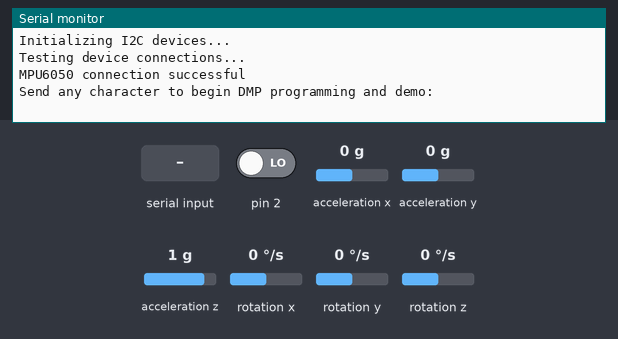
Recording of a sketch running on a simulated Arduino Uno, built with avr-gcc and run on an emulated ATmega328P. On the bench: the last lines printed to the serial monitor. The inputs (shaded band) are chosen by the test bench; at power-on: acceleration x 0 g, acceleration y 0 g, acceleration z 1 g, rotation z 0 °/s, pin 2 LOW, rotation x 0 °/s, rotation y 0 °/s. The sensor or clock chip raises its interrupt line as the real part does.

Above: at 0.9 s.
1.0 s: "1\n" received over Serial
At 1.4 s:
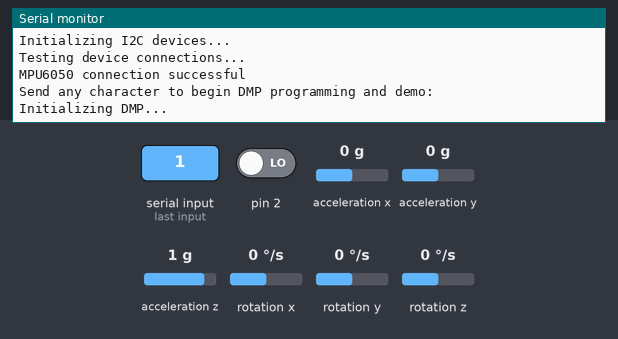
3.0 s: acceleration x set to -1.4 g
At 3.07 s:
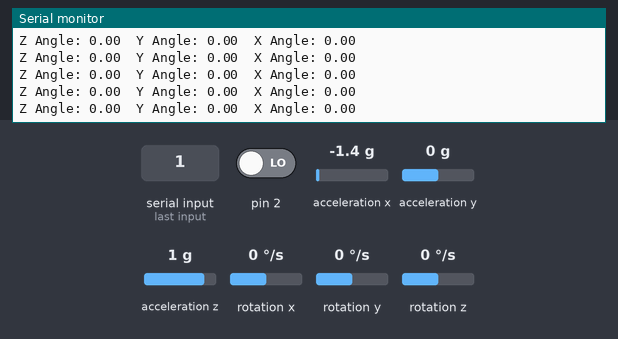
4.5 s: acceleration y set to -1.4 g
At 4.51 s:
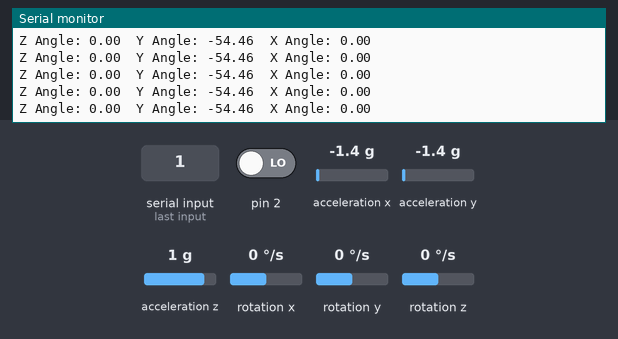
6.0 s: acceleration z set to -1.4 g
At 6.06 s:
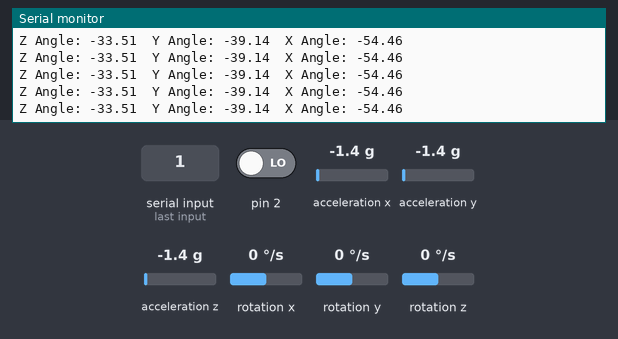
7.5 s: rotation z set to -192 °/s
At 7.51 s:
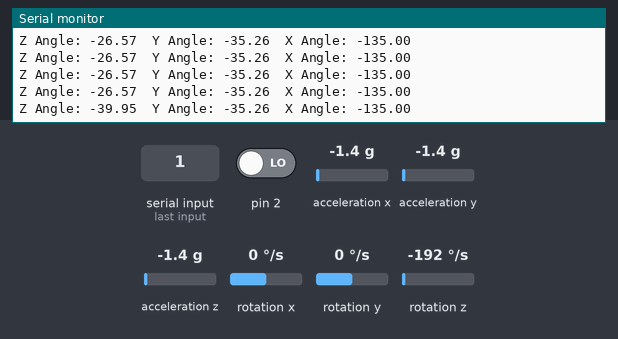
Timing chart, 0 to 10.0 s (numbered marks = the images above; inputs shaded):
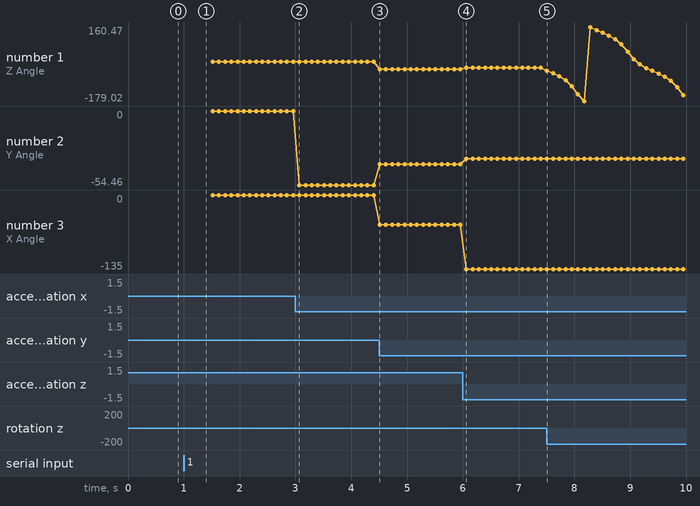

Measured:
- after the input at 1.0 s, the serial monitor: prints a new line at once (image 1)
- after the input at 7.5 s, the serial monitor: prints a new line at once (image 5)
- plotted number 1: 0 → -33.51 after the input at 4.5 s, -33.51 → -26.57 after the input at 6.0 s, -26.57 → -152.15 after the input at 7.5 s
- plotted number 2: 0 → -54.46 after the input at 3.0 s, -54.46 → -39.14 after the input at 4.5 s, -39.14 → -35.26 after the input at 6.0 s
- plotted number 3: -54.46 → -135 after the input at 6.0 s

The sketch:

DMP_CodeUno.ino
```cpp
//#include "I2Cdev.h"
#include "MPU6050_6Axis_MotionApps20.h"
#include "Wire.h"

//Gyro         SDA  SCL INT (DONT FORGET VCC & GND)
//Arduino Uno  A4   A5  2

MPU6050 MPU;

bool dmpReady = false;
uint8_t MPUIntStatus;
uint8_t devStatus;
uint16_t packetSize;
uint16_t fifoCount;
uint8_t fifoBuffer[64];

Quaternion q;
VectorInt16 aa;
VectorInt16 aaReal;
VectorInt16 aaWorld;
VectorFloat gravity;
float euler[3];
float ypr[3];

volatile bool MPUInterrupt = false;

void dmpDataReady()
{
    MPUInterrupt = true;
}

void setup()
{
    Wire.begin();
    TWBR = 12;
    Serial.begin(115200);
    while (!Serial);

    Serial.println(F("Initializing I2C devices..."));
    MPU.initialize();

    Serial.println(F("Testing device connections..."));
    Serial.println(MPU.testConnection() ? F("MPU6050 connection successful") : F("MPU6050 connection failed"));

    Serial.println(F("\nSend any character to begin DMP programming and demo: "));
    while (Serial.available() && Serial.read()); // empty buffer
    while (!Serial.available());                 // wait for data
    while (Serial.available() && Serial.read()); // empty buffer again

    Serial.println(F("Initializing DMP..."));
    devStatus = MPU.dmpInitialize();

    MPU.setXGyroOffset(220);
    MPU.setYGyroOffset(76);
    MPU.setZGyroOffset(-85);
    MPU.setZAccelOffset(1788);

    if (devStatus == 0)
    {
        Serial.println(F("Enabling DMP..."));
        MPU.setDMPEnabled(true);

        Serial.println(F("Enabling interrupt detection (Arduino external interrupt 0)..."));
        attachInterrupt(0, dmpDataReady, RISING);
        MPUIntStatus = MPU.getIntStatus();

        Serial.println(F("DMP ready! Waiting for first interrupt..."));
        dmpReady = true;
        packetSize = MPU.dmpGetFIFOPacketSize();
    }
    else
    {
        Serial.print(F("DMP Initialization failed (code "));
        Serial.print(devStatus);
        Serial.println(F(")"));
    }
}

void loop()
{
    if (!dmpReady) return;

    while (!MPUInterrupt && fifoCount < packetSize)
    {
        // other program behavior stuff here
    }

    MPUInterrupt = false;
    MPUIntStatus = MPU.getIntStatus();

    fifoCount = MPU.getFIFOCount();

    if ((MPUIntStatus & 0x10) || fifoCount == 1024)
    {
        MPU.resetFIFO();
        Serial.println(F("FIFO overflow!"));
    }
    else if (MPUIntStatus & 0x02)
    {
        while (fifoCount < packetSize) fifoCount = MPU.getFIFOCount();

        MPU.getFIFOBytes(fifoBuffer, packetSize);
        fifoCount -= packetSize;

        MPU.dmpGetQuaternion(&q, fifoBuffer);
        MPU.dmpGetGravity(&gravity, &q);
        MPU.dmpGetYawPitchRoll(ypr, &q, &gravity);
        Serial.print("Z Angle: ");
        Serial.print(ypr[0] * 180/M_PI);
        Serial.print("\tY Angle: ");
        Serial.print(ypr[1] * 180/M_PI);
        Serial.print("\tX Angle: ");
        Serial.println(ypr[2] * 180/M_PI);
        Serial.print("\n");
    }
    delay(100);
}
```
